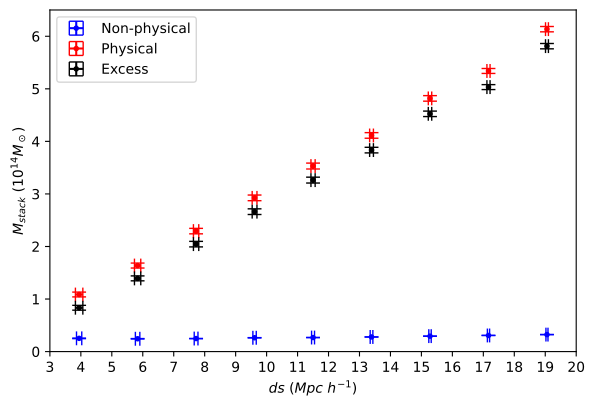

Python code for this plot:
# -*- coding: utf-8 -*-
"""
Created on Thu May 15 18:10:26 2025

@author: Student
"""

# -*- coding: utf-8 -*-
"""
Created on Thu May 15 13:39:09 2025

@author: Student
"""

import matplotlib.pyplot as plt
from matplotlib.colors import LogNorm
import numpy as np
from scipy.ndimage import gaussian_filter



#Sep
Nx_count = np.loadtxt("Nx_count_ds2.csv", delimiter=",")
Nx_count2 = np.loadtxt("Nx_count_ds2.csv", delimiter=",")

Px_count = np.loadtxt("Px_count_ds.csv", delimiter=",")
Px_count2 = np.loadtxt("Px_count_ds2.csv", delimiter=",")

Nx_val = np.loadtxt("Nx_val_ds2.csv", delimiter=",")
Nx_val2 = np.loadtxt("Nx_val_ds2.csv", delimiter=",")

Px_val = np.loadtxt("Px_val_ds.csv", delimiter=",")
Px_val2 = np.loadtxt("Px_val_ds2.csv", delimiter=",")

Nerrors_x = np.loadtxt("Nerrors_x_ds2.csv", delimiter=",")
Nerrors_x2 = np.loadtxt("Nerrors_x_ds2.csv", delimiter=",")

Perrors_x = np.loadtxt("Perrors_x_ds.csv", delimiter=",")
Perrors_x2 = np.loadtxt("Perrors_x_ds2.csv", delimiter=",")

Nerrors_y = np.loadtxt("Nerrors_y_ds2.csv", delimiter=",")
Nerrors_y2 = np.loadtxt("Nerrors_y_ds2.csv", delimiter=",")

Perrors_y = np.loadtxt("Perrors_y_ds.csv", delimiter=",")
Perrors_y2 = np.loadtxt("Perrors_y_ds2.csv", delimiter=",")

Pmidss_MR = np.loadtxt("Pmidss_ds2.csv", delimiter=",")
Nmidss_MR = np.loadtxt("Nmidss_ds2.csv", delimiter=",")
#errors_x2 = np.loadtxt("errors_x_MR (2).csv", delimiter=",")


MRlim1 = 2.75*10**13
MRlim2 = 3.7*10**13

MRlim3 = 4
MRlim4 = 5.2

excessER=(Nerrors_y**2+Perrors_y**2)**0.5
excess=Px_val/Px_count-Nx_val/Nx_count
plt.figure()

fig= plt.figure()
ax=fig.gca()
fig.tight_layout(h_pad=0.01)

ax.errorbar(Nmidss_MR, Nx_val/Nx_count/10**14, xerr=Nerrors_x, yerr=Nerrors_y/10**14, fmt='.',color = 'blue', capsize=5, label='Non-physical')  #gives errors if divide by 0
ax.errorbar(Pmidss_MR, Px_val/Px_count/10**14, xerr=Perrors_x, yerr=Perrors_y/10**14, fmt='.',color = 'red', capsize=5, label='Physical')  #gives errors if divide by 0

ax.set_ylim(0,6.5)
ax.set_xlim(3,20) 

ax.errorbar(Pmidss_MR, excess/10**14, xerr=Perrors_x, yerr=excessER/10**14, fmt='.',color = 'black', capsize=5, label='Excess')  #gives errors if divide by 0
ax.legend()


plt.xlabel('$ds$ ($Mpc$ $h^{-1}$)')
plt.ylabel('$M_{stack}$ ($10^{14}M_\odot$)')

#ax.set_xlim(0,1)
#ax.set_xlim(0,1)
ax.set_xticks(np.arange(3, 21, step=1))


plt.savefig('M-ds.pdf', dpi=1200,bbox_inches='tight')
